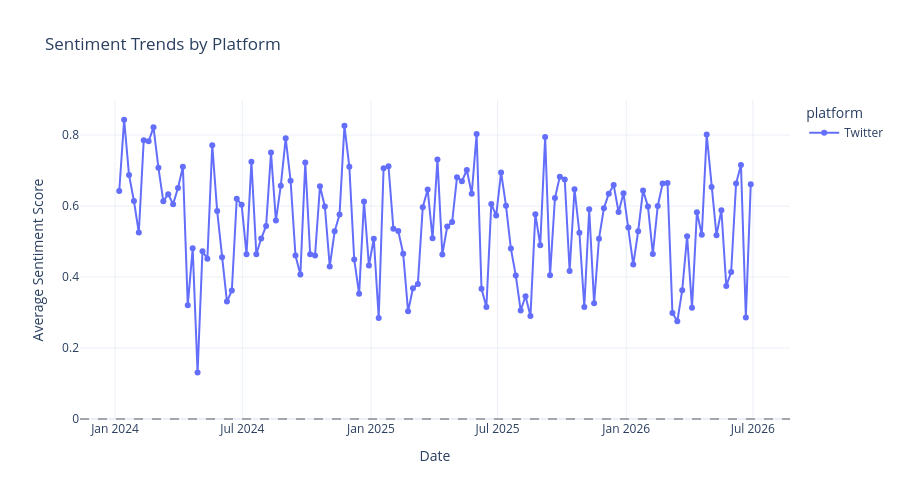
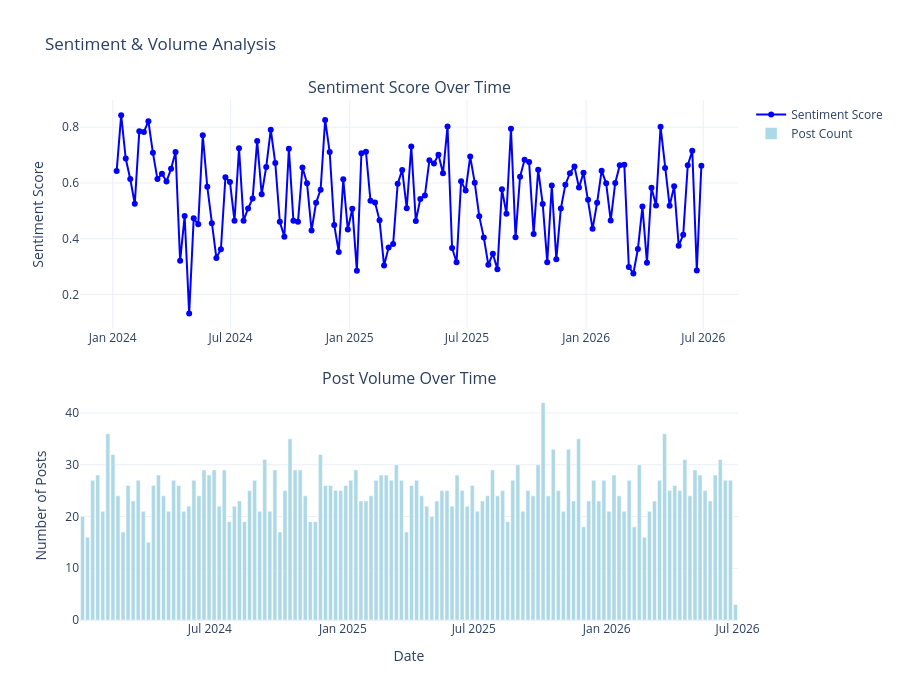

Notebook code for these charts, in order:
### Code cell
# 3. Platform Comparison Time Series
fig3 = px.line(
    weekly_platform,
    x='timestamp',
    y='avg_sentiment',
    color='platform',
    markers=True,
    title='Sentiment Trends by Platform',
    labels={'avg_sentiment': 'Average Sentiment Score', 'timestamp': 'Date'}
)

fig3.add_hline(y=0, line_dash="dash", line_color="black", opacity=0.3)

fig3.update_layout(
    hovermode='x unified',
    template='plotly_white',
    height=500
)

fig3.show()

# 4. Volume and Sentiment Combined View
fig4 = make_subplots(
    rows=2, cols=1,
    subplot_titles=('Sentiment Score Over Time', 'Post Volume Over Time'),
    vertical_spacing=0.12,
    specs=[[{"secondary_y": False}], [{"secondary_y": False}]]
)

# Sentiment trend
fig4.add_trace(
    go.Scatter(
        x=weekly_sentiment['timestamp'],
        y=weekly_sentiment['sentiment_score_mean'],
        mode='lines+markers',
        name='Sentiment Score',
        line=dict(color='blue', width=2)
    ),
    row=1, col=1
)

# Volume trend
fig4.add_trace(
    go.Bar(
        x=weekly_sentiment['timestamp'],
        y=weekly_sentiment['sentiment_score_count'],
        name='Post Count',
        marker_color='lightblue'
    ),
    row=2, col=1
)

fig4.update_xaxes(title_text="Date", row=2, col=1)
fig4.update_yaxes(title_text="Sentiment Score", row=1, col=1)
fig4.update_yaxes(title_text="Number of Posts", row=2, col=1)

fig4.update_layout(
    title_text='Sentiment & Volume Analysis',
    showlegend=True,
    template='plotly_white',
    height=700
)

fig4.show()

### Figure 1 — Plotly figure (JSON) as saved in the notebook; plotly's stock layout.template omitted (floating-point values rounded to 4 significant figures; data arrays with more than 128 entries replaced by an {"elided": "..."} marker saying what was removed)
{"data": [{"hovertemplate": "platform=Twitter<br>Date=%{x}<br>Average Sentiment Score=%{y}<extra></extra>", "legendgroup": "Twitter", "line": {"color": "#636efa", "dash": "solid"}, "marker": {"symbol": "circle"}, "mode": "lines+markers", "name": "Twitter", "orientation": "v", "showlegend": true, "type": "scatter", "x": {"elided": "130 str values"}, "xaxis": "x", "y": {"elided": "130 float values"}, "yaxis": "y"}], "layout": {"height": 500, "hovermode": "x unified", "legend": {"title": {"text": "platform"}, "tracegroupgap": 0}, "shapes": [{"line": {"color": "black", "dash": "dash"}, "opacity": 0.3, "type": "line", "x0": 0, "x1": 1, "xref": "x domain", "y0": 0, "y1": 0, "yref": "y"}], "title": {"text": "Sentiment Trends by Platform"}, "xaxis": {"anchor": "y", "domain": [0, 1], "title": {"text": "Date"}}, "yaxis": {"anchor": "x", "domain": [0, 1], "title": {"text": "Average Sentiment Score"}}}}

### Figure 2 — Plotly figure (JSON) as saved in the notebook; plotly's stock layout.template omitted (floating-point values rounded to 4 significant figures; data arrays with more than 128 entries replaced by an {"elided": "..."} marker saying what was removed)
{"data": [{"line": {"color": "blue", "width": 2}, "mode": "lines+markers", "name": "Sentiment Score", "type": "scatter", "x": {"elided": "130 str values"}, "xaxis": "x", "y": {"elided": "130 float values"}, "yaxis": "y"}, {"marker": {"color": "lightblue"}, "name": "Post Count", "type": "bar", "x": {"elided": "130 str values"}, "xaxis": "x2", "y": {"elided": "130 int values"}, "yaxis": "y2"}], "layout": {"annotations": [{"font": {"size": 16}, "showarrow": false, "text": "Sentiment Score Over Time", "x": 0.5, "xanchor": "center", "xref": "paper", "y": 1, "yanchor": "bottom", "yref": "paper"}, {"font": {"size": 16}, "showarrow": false, "text": "Post Volume Over Time", "x": 0.5, "xanchor": "center", "xref": "paper", "y": 0.44, "yanchor": "bottom", "yref": "paper"}], "height": 700, "showlegend": true, "title": {"text": "Sentiment & Volume Analysis"}, "xaxis": {"anchor": "y", "domain": [0, 1]}, "xaxis2": {"anchor": "y2", "domain": [0, 1], "title": {"text": "Date"}}, "yaxis": {"anchor": "x", "domain": [0.56, 1], "title": {"text": "Sentiment Score"}}, "yaxis2": {"anchor": "x2", "domain": [0, 0.44], "title": {"text": "Number of Posts"}}}}
